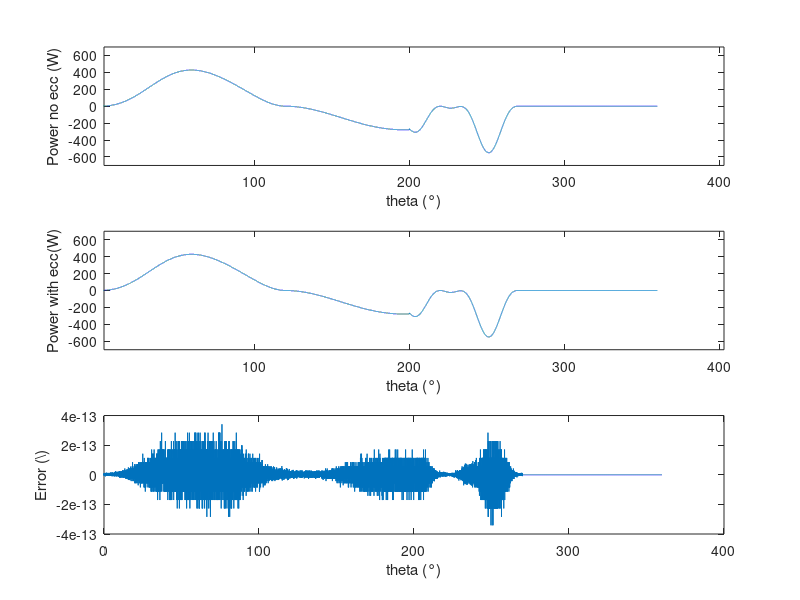
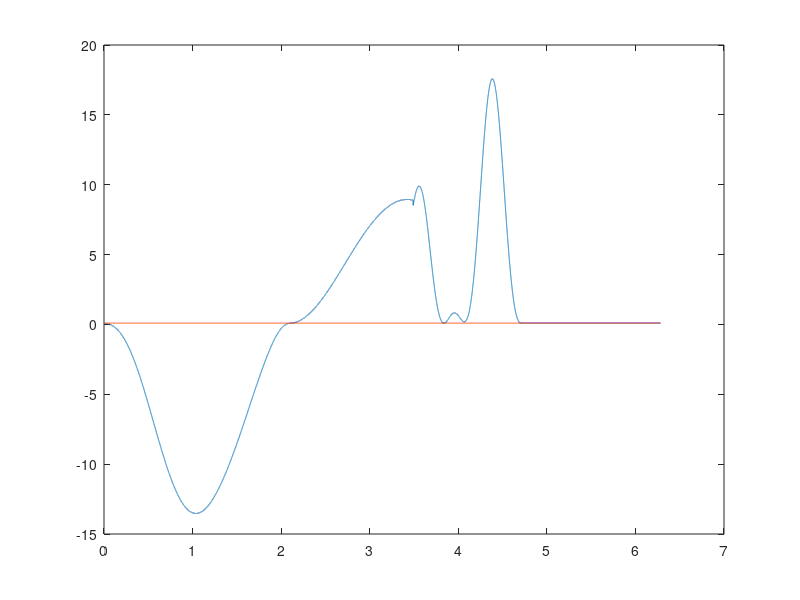
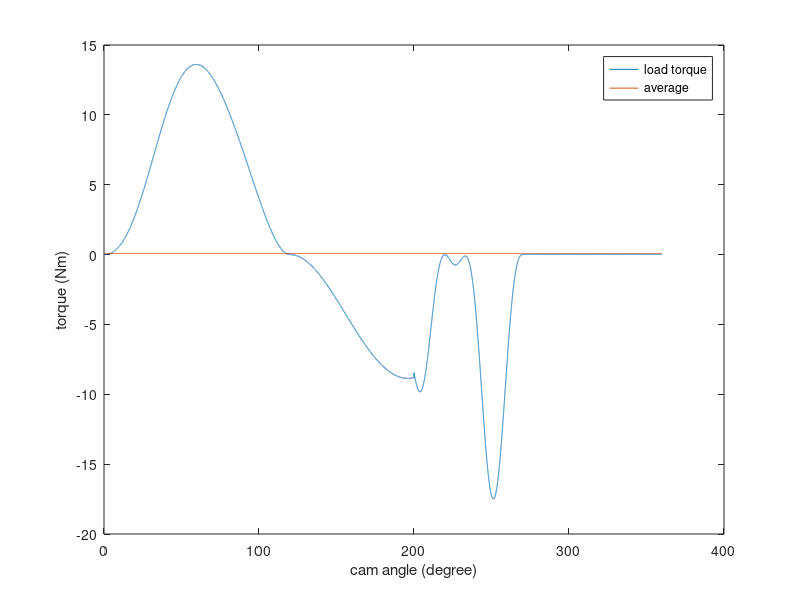
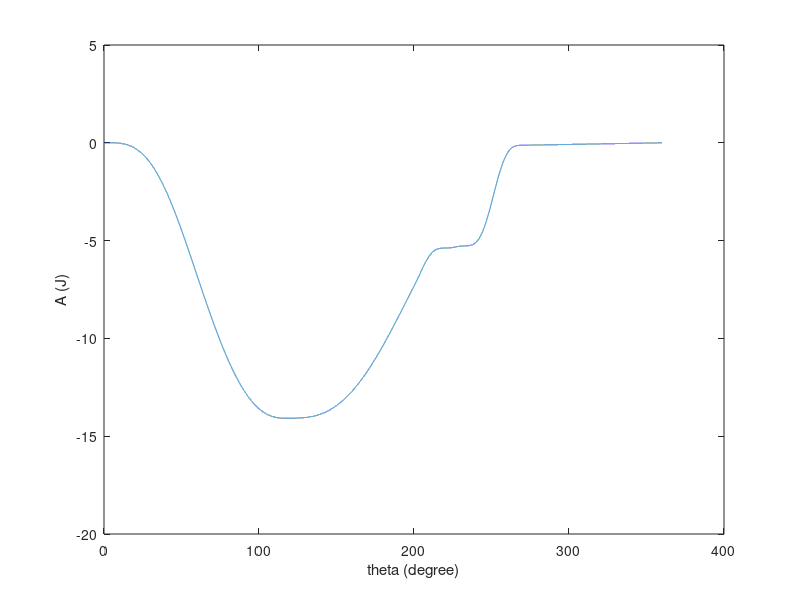

The MATLAB script that drew these images, in order:

clear
close all
out = load("rigidbodyforces_withecc.mat");
out_no_exc = load("rigidbodyforces_noecc.mat");

%extra gegevens definiëren
R_0 = (out.bcr + out.rof)*10^(-3);
N = out.normalforce_tot;
alpha = out.pressure_angle;
exc = out.exc*10^(-3);
S = out.S * 10^(-3);
R = sqrt(out.xpitch.^2 + out.ypitch.^2)*10^(-3);


% zonder eccentriciteit
R_0_no_exc = (out_no_exc.bcr + out_no_exc.rof)*10^(-3);
N_no_exc = out_no_exc.normalforce_tot;
alpha_no_exc = out_no_exc.pressure_angle;
S_no_exc = out_no_exc.S * 10^(-3);
R_no_exc = sqrt(out_no_exc.xpitch.^2 + out_no_exc.ypitch.^2)*10^(-3);


%test
% R_test = sqrt(out.xpitch.^2 + out.ypitch.^2)*10^(-3);
% R_err = R_test - R_0 - S;
% %plot(out.theta, R_err);
% DR = diff(R);

% vermogen met eccentriciteit = 0
P_no_exc2 = N_no_exc.*sin(alpha_no_exc).*(R_no_exc).*out_no_exc.w;

%vermogen met gekozen eccentriciteit
gamma = atan(exc ./ R);
P_exc2 = N.*cos(alpha).*((sqrt(R_0^2 - exc^2) + S).*tan(alpha) + exc)*out.w;

%fout op vermogen
P_err2 = P_no_exc2 - P_exc2;
figure
subplot(311)
plot(out.thetadegree, P_no_exc2)
subplot(312)
plot(out.thetadegree, P_exc2)
subplot(313)
plot(out.thetadegree, P_err2)

subplot(3,1,1)
xlim([3 403])
ylim([-700 700])
xlabel('theta (°)')
ylabel('Power no ecc (W)')
subplot(3,1,2)
xlim([3 403])
ylim([-700 700])
xlabel('theta (°)')
ylabel('Power with ecc(W)')
subplot(3,1,3)
xlabel('theta (°)')
ylabel('Error (\)')



%gemiddeld vermogen
P_av2 = mean(P_exc2)

out.w % zijn dus allebei cte
out.rpm
out.S
Rb = out.bcr


K = 0.1
M = P_exc2./ out.w
M_av = P_av2 ./ out.w
M_delta = M_av - M
% dus altijd wnnr M > M_av vertraagt de cam en wnnr M < M_av versnelt de
% cam. M is hier het lastmoment dat verandert in de tijd en M_av stelt het
% veronderstelde geleverde vermogen door de motor voor. 

figure
plot(out.theta, M_delta, out.theta,ones(size(out.theta)) * M_av)

figure
plot(out.thetadegree, M, out.thetadegree,ones(size(out.theta)) * M_av)
% 
xlabel('cam angle (degree)')
ylabel('torque (Nm)')
legend({'load torque','average'})
%speed variation berekenen met formule voor A 
A = cumtrapz(out.theta, M_delta)


figure
plot(out.thetadegree, A)

xlabel('theta (degree)')
ylabel('A (J)')
%maximum work surplus berekenen: 
[A_max,I_Amax] = max(A)
[A_min,I_Amin] = min(A)
A_maxvar = A_max - A_min
B2 = out.thetadegree(I_Amin)
B1 = out.thetadegree(I_Amax)



A_MAX = trapz(out.theta(I_Amin:size(A,2)), M_delta(I_Amin:size(A,2))) + trapz(out.theta(1:I_Amax), M_delta(1:I_Amax));


%massatraagheidsmoment berekenen
I = A_maxvar / (K*out.w^2)

%vliegwiel dimensioneren (schijftype)
rho =   7700 % kg/m^3 voor stainless steel
r = 110*10^(-3) % ietsje kleiner dan basisstraal
t = 2*I / (pi*rho*r^4)

%I opnieuw berekenen
I2 = pi*r^4*t*rho/2
